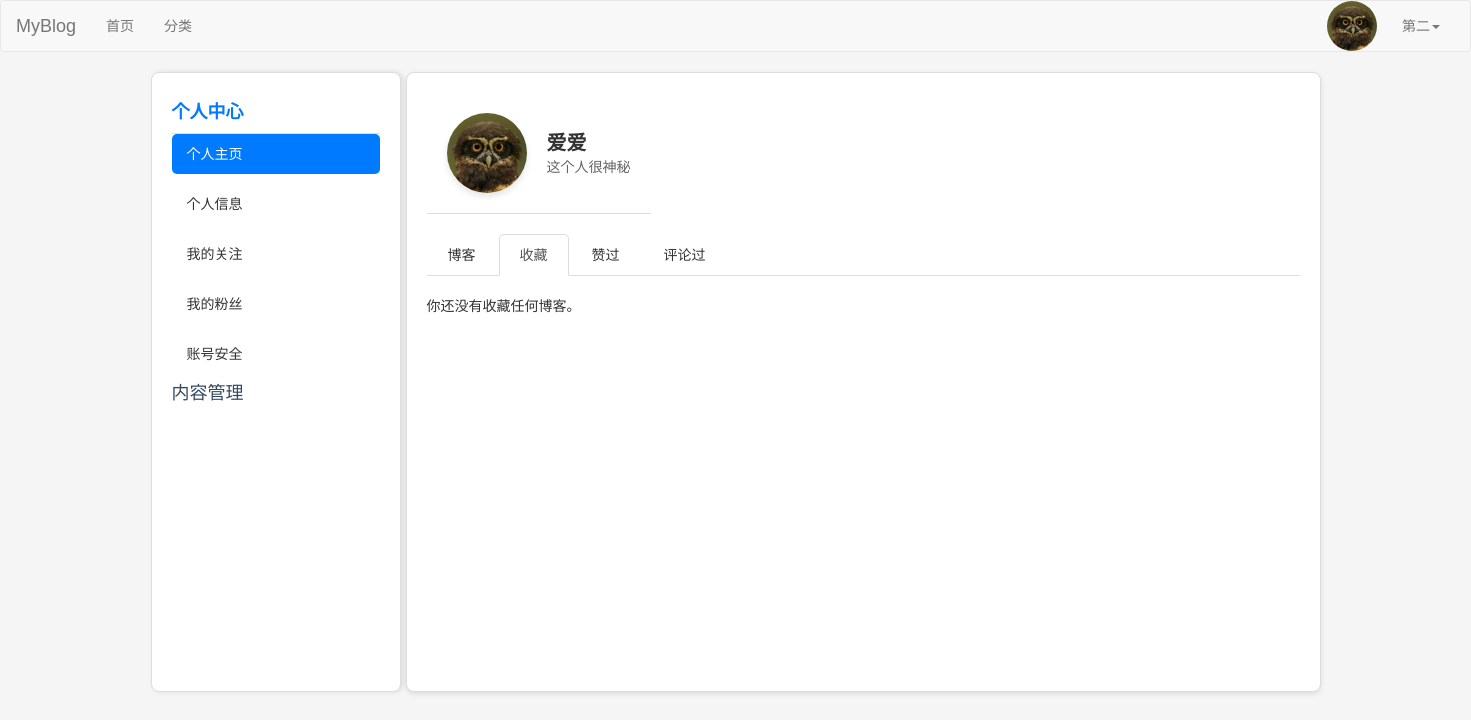
The page /favorited/ (signed in) on the database as committed earlier.
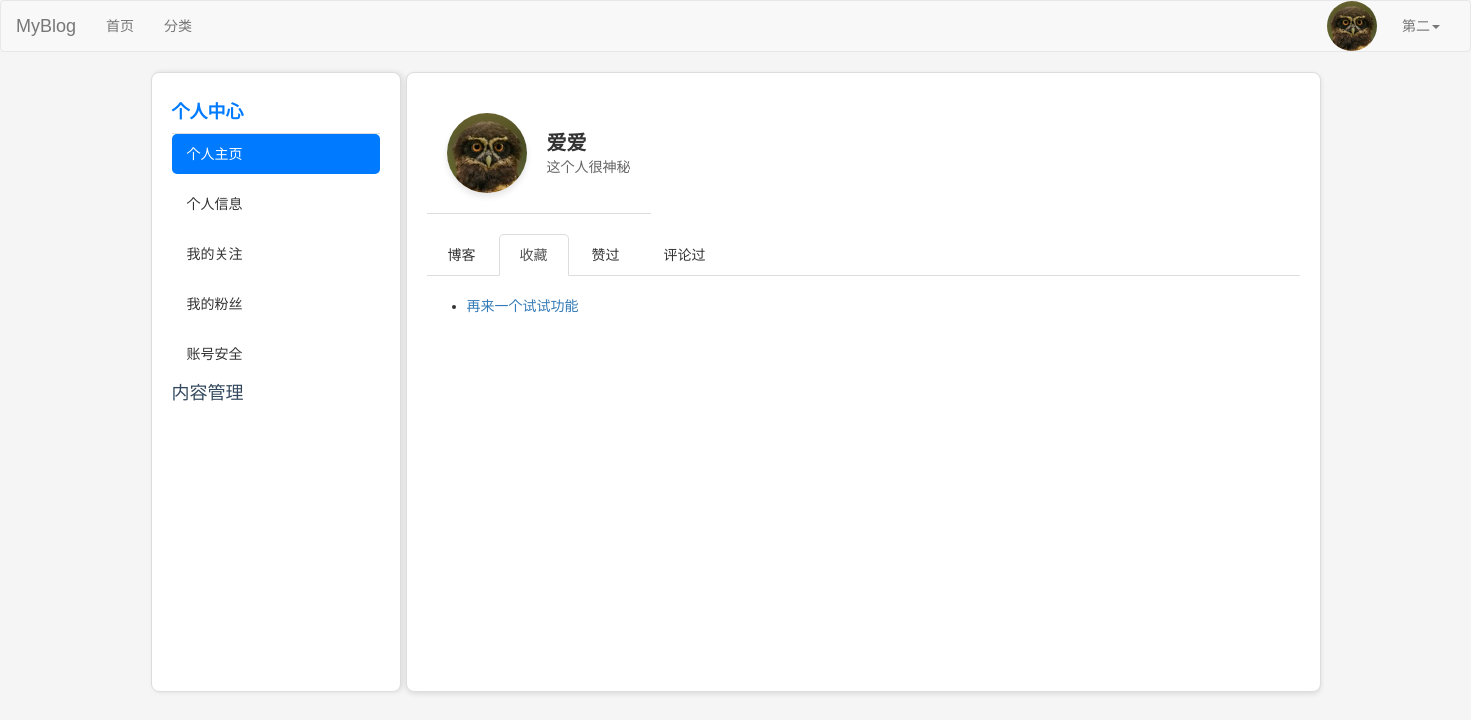
The same page on the database as committed later.
### blog/models.py (models this page shows, shortened)
class Post(models.Model):
    DRAFT = 'draft'
    PUBLISHED = 'published'
    STATUS_CHOICES = [
        (DRAFT, '草稿'),
        (PUBLISHED, '已发布'),
    ]
    title = models.CharField(max_length=61, verbose_name="文章标题")
    desc = models.TextField(max_length=200, blank=True, default="", verbose_name="文章描述")
    category = models.ForeignKey(Category, on_delete=models.CASCADE, verbose_name="分类")
    content = models.TextField(verbose_name="文章详情")
    tags = models.ManyToManyField(Tag, related_name='posts', verbose_name="文章标签")  # 修改为 ManyToManyField
    owner = models.ForeignKey(User, on_delete=models.CASCADE, verbose_name="作者")
    is_hot = models.BooleanField(default=False, verbose_name='是否热门')
    pv = models.IntegerField(default=0, verbose_name='浏览量')
    add_date = models.DateTimeField(auto_now_add=True, verbose_name="添加时间")
    pub_date = models.DateTimeField(auto_now=True, verbose_name="修改时间")
    status = models.CharField(max_length=10, choices=STATUS_CHOICES, default=DRAFT, verbose_name="状态")
    liked_users = models.ManyToManyField(
        User,
        related_name="liked_posts",
        blank=True,
        verbose_name="点赞用户",
    )
    favorited_users = models.ManyToManyField(
        User,
        related_name="favorited_posts",
        blank=True,
        verbose_name="收藏用户",
    )
    class Meta:
        verbose_name = "文章"
        verbose_name_plural = verbose_name

### blog/views/user.py (the view)
# urls.py: path('favorited/', user.favorited_posts, name='favorited_posts'),
@login_required
def favorited_posts(request):
    user = request.user
    posts = Post.objects.filter(favorited_users=user)
    return render(
        request,
        'users/favorited_posts.html',
        {
            'posts': posts,
            'active_menu': 'user-info',  # 设置当前活动的菜单
            'active_link': 'my_posts',  # 设置当前活动的链接
        }
    )

### blog/templates/users/favorited_posts.html
{% extends 'layout/user.html' %}
        {% block nav %}
            <ul class="nav nav-tabs">
                <li role="presentation" ><a href="{% url 'blog:my_posts' %}">博客</a></li>
                <li role="presentation" class="active"><a href="{% url 'blog:favorited_posts' %}">收藏</a></li>
                <li role="presentation"><a href="{% url 'blog:liked_posts' %}">赞过</a></li>
                <li role="presentation"><a href="{% url 'blog:commented_posts' %}">评论过</a></li>
            </ul>
            {% endblock %}
{% block blogs %}
    <div class="container">
        {% if posts %}
            <ul>
                {% for post in posts %}
                    <li>
                        <a href="{% url 'blog:post_detail' post.id %}">{{ post.title }}</a>
                    </li>
                {% endfor %}
            </ul>
        {% else %}
            <p>你还没有收藏任何博客。</p>
        {% endif %}
    </div>
{% endblock %}

Rows that differ between the two databases and show on the page:
now on this page (row edited): Post: title "再来一个试试功能"
Other text that changed with them:
text no longer shown: "你还没有收藏任何博客。"
